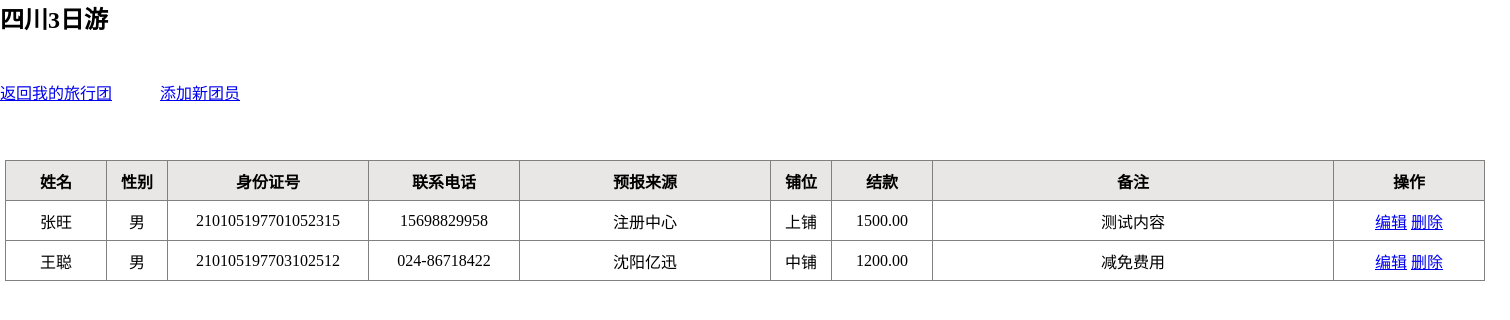
The page /topics/1/ (signed in) on the database its author committed.
### learning_logs/models.py (models this page shows, shortened)
class Topic(models.Model):
    tour_name = models.CharField('旅行团名称', max_length=100)
    route1 = models.CharField('行程1', max_length=200, null=True, blank=True)
    route2 = models.CharField('行程2', max_length=200, null=True, blank=True)
    route3 = models.CharField('行程3', max_length=200, null=True, blank=True)
    route4 = models.CharField('行程4', max_length=200, null=True, blank=True)
    route5 = models.CharField('行程5', max_length=200, null=True, blank=True)
    date_added = models.DateField('建立时间', auto_now_add=True)
    date_start = models.DateField('出发日期')
    img = models.ImageField('图片', upload_to='img', max_length=200)
    img_name = models.CharField('图片名称', max_length=20)
    text = models.CharField('旅行团备注', max_length=200, null=True, blank=True, default="")
    owner = models.ForeignKey(User, on_delete=models.CASCADE)
    def __str__(self):
        return self.tour_name
    class Meta:
        verbose_name = '旅行团'
        verbose_name_plural = '旅行团'

class Entry(models.Model):
    GENDER_CHOICES = (
        (u'男', u'男'),
        (u'女', u'女'),
    )
    bed_choices = (
        (u'上铺', u'上铺'),
        (u'中铺', u'中铺'),
        (u'下铺', u'下铺'),
    )
    topic = models.ForeignKey(Topic, on_delete=models.CASCADE, verbose_name='旅行团名称')
    date_added = models.DateField('入团时间', auto_now_add=True)
    name = models.CharField('参团人姓名', max_length=50)
    signup = models.CharField('预报来源', max_length=100)
    sex = models.CharField('性别', max_length=2, choices=GENDER_CHOICES)
    number = models.CharField('身份证号', max_length=18)
    phone = models.CharField('联系电话', max_length=12)
    bunk = models.CharField('铺位', max_length=4, choices=bed_choices, default='上铺')
    money = models.DecimalField('结款', max_digits=8, decimal_places=2)
    text = models.CharField('个人备注', max_length=100, null=True, blank=True, default="无")
    class Meta(object):
        verbose_name_plural = '参团人员'

### learning_logs/views.py (the view)
# urls.py: path('topics/<int:topic_id>/', views.topic, name='topic'),
@login_required
def topic(request, topic_id):
    topic = Topic.objects.get(id=topic_id)
    if topic.owner != request.user:
        raise Http404
    entries = topic.entry_set.order_by('-date_added')
    context = {'topic': topic, 'entries': entries, 'img': topic.img}
    return render(request, 'learning_logs/topic.html', context)

### templates/learning_logs/topic.html (shortened to what this page needs)
<head>
</head>
{% block header %}
    <h2 style="height: 80px">{{ topic }}</h2>
{% endblock header %}
{% block content %}
    <div style="height: 80px">
    <ul>
    <li>
            <a href="{% url 'learning_logs:topics' %}">返回我的旅行团</a>
        </li>
    <li>
        <a href="{% url 'learning_logs:new_entry' topic.id %}">添加新团员</a>
    </li>
</ul>
    </div>
    <div id="div_b">
        <table border=1px>
            <tr id="tr1">
                <th style="width: 100px;">姓名</th>
                <th style="width: 60px;">性别</th>
                <th style="width: 200px;">身份证号</th>
                <th style="width: 150px;">联系电话</th>
                <th style="width: 250px;">预报来源</th>
                <th style="width: 60px;">铺位</th>
                <th style="width: 100px;">结款</th>
                <th style="width: 400px;">备注</th>
                <th style="width: 150px;">操作</th>
            </tr>
            {% for entry in entries %}
                <tr>
                <td>{{ entry.name }}</td>
                <td>{{ entry.sex }}</td>
                <td>{{ entry.number }}</td>
                <td>{{ entry.phone }}</td>
                <td>{{ entry.signup }}</td>
                <td>{{ entry.bunk }}</td>
                <td>{{ entry.money }}</td>
                <td>{{ entry.text }}</td>
                <td><a href="{% url 'learning_logs:edit_entry' entry.id %}">
                    编辑</a>
                <a href=#>删除</a>
                </td>
            {% empty %}
                没有更多的人了
            {% endfor %}
            </tr>
        </table>
    </div>
{% endblock content %}

### templates/learning_logs/topic.html (style rules this page uses)
#div_b { margin-left: auto; margin-right: auto; position: relative; width: 1500px; height: 800px; }
table { border-collapse: collapse; }
tr { height: 40px; }
td { text-align: center; }
th { text-align: center; }
#tr1 { background-color: #e9e7e5; }
* { margin: 0; padding: 0; }
ul, li { list-style: none; }
ul:after { content: ''; display: block; clear: both; }
li { width: 150px; height: 30px; float: left; margin-right: 10px; }

### rows shown on the page
Topic: tour_name "四川3日游"
Entry: name "张旺", sex "男", number "210105197701052315", phone "15698829958", signup "注册中心", bunk "上铺", money "1500.00", text "测试内容"
Entry: name "王聪", sex "男", number "210105197703102512", phone "024-86718422", signup "沈阳亿迅", bunk "中铺", money "1200.00", text "减免费用"
